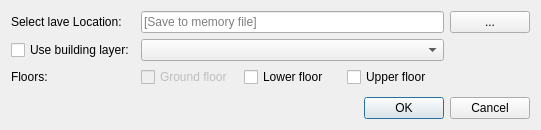
<?xml version="1.0" encoding="UTF-8"?>
<ui version="4.0">
 <class>CreatenewDialogBase</class>
 <widget class="QDialog" name="CreatenewDialogBase">
  <property name="geometry">
   <rect>
    <x>0</x>
    <y>0</y>
    <width>541</width>
    <height>130</height>
   </rect>
  </property>
  <property name="sizePolicy">
   <sizepolicy hsizetype="Preferred" vsizetype="Fixed">
    <horstretch>0</horstretch>
    <verstretch>0</verstretch>
   </sizepolicy>
  </property>
  <property name="minimumSize">
   <size>
    <width>0</width>
    <height>130</height>
   </size>
  </property>
  <property name="maximumSize">
   <size>
    <width>16777215</width>
    <height>130</height>
   </size>
  </property>
  <property name="windowTitle">
   <string>Create new land use layer</string>
  </property>
  <layout class="QVBoxLayout" name="verticalLayout">
   <item>
    <layout class="QGridLayout" name="gridLayout">
     <item row="3" column="1" colspan="2">
      <widget class="QComboBox" name="selectbuildingCombo"/>
     </item>
     <item row="3" column="0">
      <widget class="QCheckBox" name="createNewLUFileCheckBox">
       <property name="text">
        <string>Use building layer:</string>
       </property>
      </widget>
     </item>
     <item row="2" column="1" colspan="2">
      <widget class="QLineEdit" name="lineEditLU">
       <property name="placeholderText">
        <string>[Save to memory file]</string>
       </property>
      </widget>
     </item>
     <item row="6" column="2">
      <widget class="QPushButton" name="pushButtonLUNewFileDLG">
       <property name="sizePolicy">
        <sizepolicy hsizetype="Maximum" vsizetype="Fixed">
         <horstretch>0</horstretch>
         <verstretch>0</verstretch>
        </sizepolicy>
       </property>
       <property name="text">
        <string>OK</string>
       </property>
      </widget>
     </item>
     <item row="2" column="3">
      <widget class="QPushButton" name="pushButtonSelectLocationLU">
       <property name="sizePolicy">
        <sizepolicy hsizetype="Maximum" vsizetype="Fixed">
         <horstretch>0</horstretch>
         <verstretch>0</verstretch>
        </sizepolicy>
       </property>
       <property name="text">
        <string>...</string>
       </property>
      </widget>
     </item>
     <item row="6" column="3">
      <widget class="QPushButton" name="closePopUpLUButton">
       <property name="sizePolicy">
        <sizepolicy hsizetype="Maximum" vsizetype="Fixed">
         <horstretch>0</horstretch>
         <verstretch>0</verstretch>
        </sizepolicy>
       </property>
       <property name="text">
        <string>Cancel</string>
       </property>
      </widget>
     </item>
     <item row="4" column="0">
      <widget class="QLabel" name="label">
       <property name="text">
        <string>Floors: </string>
       </property>
      </widget>
     </item>
     <item row="2" column="0">
      <widget class="QLabel" name="SavelocationlabelLU">
       <property name="sizePolicy">
        <sizepolicy hsizetype="Maximum" vsizetype="Maximum">
         <horstretch>0</horstretch>
         <verstretch>0</verstretch>
        </sizepolicy>
       </property>
       <property name="text">
        <string>Select lave Location:</string>
       </property>
      </widget>
     </item>
     <item row="5" column="2">
      <spacer name="verticalSpacer_2">
       <property name="orientation">
        <enum>Qt::Vertical</enum>
       </property>
       <property name="sizeHint" stdset="0">
        <size>
         <width>20</width>
         <height>40</height>
        </size>
       </property>
      </spacer>
     </item>
     <item row="4" column="1" colspan="2">
      <layout class="QHBoxLayout" name="horizontalLayout">
       <item>
        <widget class="QCheckBox" name="LUincGFcheckBox">
         <property name="enabled">
          <bool>false</bool>
         </property>
         <property name="text">
          <string>Ground floor</string>
         </property>
        </widget>
       </item>
       <item>
        <widget class="QCheckBox" name="LUincLFcheckBox">
         <property name="text">
          <string>Lower floor</string>
         </property>
        </widget>
       </item>
       <item>
        <widget class="QCheckBox" name="LUincUFcheckBox">
         <property name="text">
          <string>Upper floor</string>
         </property>
        </widget>
       </item>
      </layout>
     </item>
    </layout>
   </item>
  </layout>
 </widget>
 <resources/>
 <connections/>
</ui>
